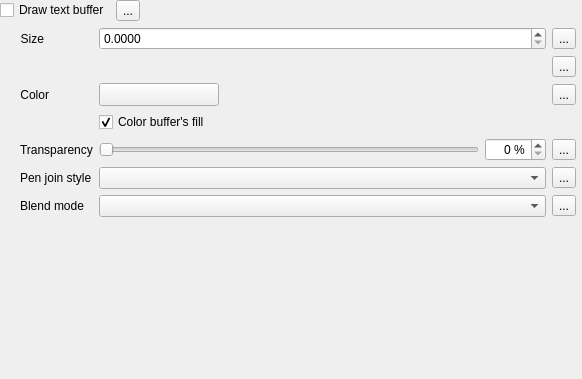
                    <widget class="QWidget" name="scrollAreaWidgetContents_3">
                     <property name="geometry">
                      <rect>
                       <x>0</x>
                       <y>0</y>
                       <width>582</width>
                       <height>379</height>
                      </rect>
                     </property>
                     <layout class="QVBoxLayout" name="verticalLayout_12">
                      <property name="leftMargin">
                       <number>0</number>
                      </property>
                      <property name="topMargin">
                       <number>0</number>
                      </property>
                      <property name="rightMargin">
                       <number>6</number>
                      </property>
                      <property name="bottomMargin">
                       <number>0</number>
                      </property>
                      <item>
                       <layout class="QGridLayout" name="gridLayout_36">
                        <item row="0" column="1">
                         <widget class="QgsDataDefinedButton" name="mBufferDrawDDBtn">
                          <property name="text">
                           <string>...</string>
                          </property>
                         </widget>
                        </item>
                        <item row="0" column="0">
                         <widget class="QCheckBox" name="mBufferDrawChkBx">
                          <property name="sizePolicy">
                           <sizepolicy hsizetype="Maximum" vsizetype="Fixed">
                            <horstretch>0</horstretch>
                            <verstretch>0</verstretch>
                           </sizepolicy>
                          </property>
                          <property name="text">
                           <string>Draw text buffer</string>
                          </property>
                         </widget>
                        </item>
                        <item row="0" column="2">
                         <spacer name="horizontalSpacer_13">
                          <property name="orientation">
                           <enum>Qt::Horizontal</enum>
                          </property>
                          <property name="sizeHint" stdset="0">
                           <size>
                            <width>0</width>
                            <height>20</height>
                           </size>
                          </property>
                         </spacer>
                        </item>
                        <item row="1" column="0" colspan="3">
                         <widget class="QFrame" name="mBufferFrame">
                          <layout class="QGridLayout" name="gridLayout_12">
                           <property name="leftMargin">
                            <number>20</number>
                           </property>
                           <property name="topMargin">
                            <number>0</number>
                           </property>
                           <property name="rightMargin">
                            <number>0</number>
                           </property>
                           <property name="bottomMargin">
                            <number>0</number>
                           </property>
                           <item row="1" column="2">
                            <widget class="QgsDataDefinedButton" name="mBufferUnitsDDBtn">
                             <property name="text">
                              <string>...</string>
                             </property>
                            </widget>
                           </item>
                           <item row="6" column="2">
                            <widget class="QgsDataDefinedButton" name="mBufferBlendModeDDBtn">
                             <property name="text">
                              <string>...</string>
                             </property>
                            </widget>
                           </item>
                           <item row="5" column="1">
                            <widget class="QgsPenJoinStyleComboBox" name="mBufferJoinStyleComboBox">
                             <property name="sizePolicy">
                              <sizepolicy hsizetype="Expanding" vsizetype="Fixed">
                               <horstretch>0</horstretch>
                               <verstretch>0</verstretch>
                              </sizepolicy>
                             </property>
                            </widget>
                           </item>
                           <item row="2" column="0">
                            <widget class="QLabel" name="label_32">
                             <property name="sizePolicy">
                              <sizepolicy hsizetype="Maximum" vsizetype="Preferred">
                               <horstretch>0</horstretch>
                               <verstretch>0</verstretch>
                              </sizepolicy>
                             </property>
                             <property name="text">
                              <string>Color</string>
                             </property>
                             <property name="alignment">
                              <set>Qt::AlignRight|Qt::AlignTrailing|Qt::AlignVCenter</set>
                             </property>
                            </widget>
                           </item>
                           <item row="5" column="0">
                            <widget class="QLabel" name="label_5">
                             <property name="text">
                              <string>Pen join style</string>
                             </property>
                            </widget>
                           </item>
                           <item row="0" column="1">
                            <widget class="QgsDoubleSpinBox" name="spinBufferSize">
                             <property name="sizePolicy">
                              <sizepolicy hsizetype="Expanding" vsizetype="Fixed">
                               <horstretch>0</horstretch>
                               <verstretch>0</verstretch>
                              </sizepolicy>
                             </property>
                             <property name="minimumSize">
                              <size>
                               <width>0</width>
                               <height>0</height>
                              </size>
                             </property>
                             <property name="suffix">
                              <string/>
                             </property>
                             <property name="decimals">
                              <number>4</number>
                             </property>
                             <property name="maximum">
                              <double>999999999.000000000000000</double>
                             </property>
                             <property name="singleStep">
                              <double>0.100000000000000</double>
                             </property>
                             <property name="showClearButton" stdset="0">
                              <bool>false</bool>
                             </property>
                            </widget>
                           </item>
                           <item row="4" column="1">
                            <widget class="QFrame" name="frame_5">
                             <property name="sizePolicy">
                              <sizepolicy hsizetype="Preferred" vsizetype="Maximum">
                               <horstretch>0</horstretch>
                               <verstretch>0</verstretch>
                              </sizepolicy>
                             </property>
                             <layout class="QHBoxLayout" name="horizontalLayout_10">
                              <property name="margin">
                               <number>0</number>
                              </property>
                              <item>
                               <widget class="QSlider" name="mBufferTranspSlider">
                                <property name="enabled">
                                 <bool>true</bool>
                                </property>
                                <property name="sizePolicy">
                                 <sizepolicy hsizetype="Expanding" vsizetype="Fixed">
                                  <horstretch>0</horstretch>
                                  <verstretch>0</verstretch>
                                 </sizepolicy>
                                </property>
                                <property name="minimumSize">
                                 <size>
                                  <width>0</width>
                                  <height>0</height>
                                 </size>
                                </property>
                                <property name="maximumSize">
                                 <size>
                                  <width>16777215</width>
                                  <height>16777215</height>
                                 </size>
                                </property>
                                <property name="maximum">
                                 <number>100</number>
                                </property>
                                <property name="orientation">
                                 <enum>Qt::Horizontal</enum>
                                </property>
                               </widget>
                              </item>
                              <item>
                               <widget class="QgsSpinBox" name="mBufferTranspSpinBox">
                                <property name="enabled">
                                 <bool>true</bool>
                                </property>
                                <property name="alignment">
                                 <set>Qt::AlignRight|Qt::AlignTrailing|Qt::AlignVCenter</set>
                                </property>
                                <property name="suffix">
                                 <string> %</string>
                                </property>
                                <property name="maximum">
                                 <number>100</number>
                                </property>
                               </widget>
                              </item>
                             </layout>
                            </widget>
                           </item>
                           <item row="4" column="0">
                            <widget class="QLabel" name="mBufferTranspLabel_2">
                             <property name="enabled">
                              <bool>true</bool>
                             </property>
                             <property name="text">
                              <string>Transparency</string>
                             </property>
                            </widget>
                           </item>
                           <item row="6" column="0">
                            <widget class="QLabel" name="labelBufferBlend">
                             <property name="text">
                              <string>Blend mode</string>
                             </property>
                            </widget>
                           </item>
                           <item row="4" column="2">
                            <widget class="QgsDataDefinedButton" name="mBufferTranspDDBtn">
                             <property name="text">
                              <string>...</string>
                             </property>
                            </widget>
                           </item>
                           <item row="5" column="2">
                            <widget class="QgsDataDefinedButton" name="mBufferJoinStyleDDBtn">
                             <property name="text">
                              <string>...</string>
                             </property>
                            </widget>
                           </item>
                           <item row="2" column="1">
                            <widget class="QgsColorButtonV2" name="btnBufferColor">
                             <property name="sizePolicy">
                              <sizepolicy hsizetype="Fixed" vsizetype="Fixed">
                               <horstretch>0</horstretch>
                               <verstretch>0</verstretch>
                              </sizepolicy>
                             </property>
                             <property name="minimumSize">
                              <size>
                               <width>120</width>
                               <height>0</height>
                              </size>
                             </property>
                             <property name="maximumSize">
                              <size>
                               <width>120</width>
                               <height>16777215</height>
                              </size>
                             </property>
                             <property name="text">
                              <string/>
                             </property>
                            </widget>
                           </item>
                           <item row="0" column="2">
                            <widget class="QgsDataDefinedButton" name="mBufferSizeDDBtn">
                             <property name="text">
                              <string>...</string>
                             </property>
                            </widget>
                           </item>
                           <item row="2" column="2">
                            <widget class="QgsDataDefinedButton" name="mBufferColorDDBtn">
                             <property name="text">
                              <string>...</string>
                             </property>
                            </widget>
                           </item>
                           <item row="0" column="0">
                            <widget class="QLabel" name="label_31">
                             <property name="sizePolicy">
                              <sizepolicy hsizetype="Maximum" vsizetype="Preferred">
                               <horstretch>0</horstretch>
                               <verstretch>0</verstretch>
                              </sizepolicy>
                             </property>
                             <property name="text">
                              <string>Size</string>
                             </property>
                             <property name="alignment">
                              <set>Qt::AlignRight|Qt::AlignTrailing|Qt::AlignVCenter</set>
                             </property>
                            </widget>
                           </item>
                           <item row="6" column="1">
                            <widget class="QgsBlendModeComboBox" name="comboBufferBlendMode"/>
                           </item>
                           <item row="3" column="1">
                            <widget class="QCheckBox" name="mBufferTranspFillChbx">
                             <property name="text">
                              <string>Color buffer's fill</string>
                             </property>
                             <property name="checked">
                              <bool>true</bool>
                             </property>
                            </widget>
                           </item>
                           <item row="1" column="1">
                            <widget class="QgsUnitSelectionWidget" name="mBufferUnitWidget" native="true"/>
                           </item>
                          </layout>
                         </widget>
                        </item>
                       </layout>
                      </item>
                      <item>
                       <spacer name="verticalSpacer">
                        <property name="orientation">
                         <enum>Qt::Vertical</enum>
                        </property>
                        <property name="sizeHint" stdset="0">
                         <size>
                          <width>20</width>
                          <height>0</height>
                         </size>
                        </property>
                       </spacer>
                      </item>
                     </layout>
                    </widget>
